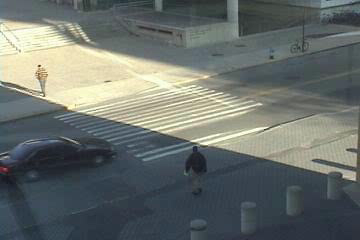
#> input picture frame 12 of build/darknet/x64/data/OTB_data/stationary/Crossing/otb_crossing.avi, 360 x 240 px, given in place of test.mp4, which was not available
$ python vidPlayer.py
#> lines starting #> are read from the running program, lines starting #| are printed output that depends on the picture; pictures that were not available may be replaced by others from this repository, and a replacement may not be noted
import numpy as np
import cv2 as cv
import sys
import pdb
import time
#pdb.set_trace()

path = "./data/test.mp4"
#path = "./data/aerial.mp4"

cap = cv.VideoCapture(path)
cap.set(3, 416)
cap.set(4, 416)
if(cap.isOpened()==False):
    print("Error opening")


#more objects detected and tracked
DetectionPoints = 150


# params for ShiTomasi corner detection
feature_params = dict( maxCorners = DetectionPoints,
                       qualityLevel = 0.1,
                       minDistance = 7,
                       blockSize = 7 )

# Parameters for lucas kanade optical flow
lk_params = dict( winSize  = (15 ,15),
                  maxLevel = 3,
                  criteria = (cv.TERM_CRITERIA_EPS | cv.TERM_CRITERIA_COUNT, 10, 0.03))


# Create some random colors
color = np.random.randint(0,255,(DetectionPoints,3))

loops = 1


ret, old_frame = cap.read()
#> old_frame is the input picture: shape (240, 360, 3); mean B, G, R 107.7, 111.5, 105.3

old_frame = cv.resize(old_frame, (416, 416), interpolation=cv.INTER_LINEAR)
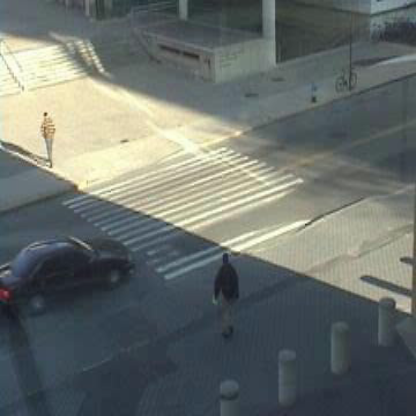
#> old_frame: shape (416, 416, 3); mean B, G, R 107.6, 111.4, 105.2

old_gray = cv.cvtColor(old_frame, cv.COLOR_BGR2GRAY)
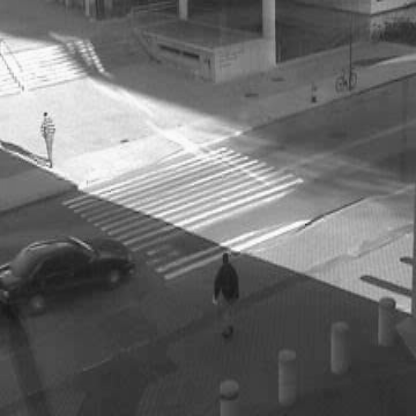
#> old_gray: shape (416, 416); min 24, max 253, mean 109.1
p0 = cv.goodFeaturesToTrack(old_gray, mask = None, **feature_params)
#> p0 = 63 rows, first 8: [46, 114], [49, 165], [409, 310], [52, 130], [47, 156], [80, 188], [398, 306], [225, 254]

# Create a mask image for drawing purposes
mask = np.zeros_like(old_frame)

frame = None

while(cap.isOpened()):
    sys.stdout.write("Frame %d     \r" % (loops) )
    sys.stdout.flush()

    #every 10 start with new mask
    if(loops%10==0):
        #Every 10 frames readjust
        # Take first frame and find corners in it
        ret, old_frame = ret, frame
        old_gray = cv.cvtColor(old_frame, cv.COLOR_BGR2GRAY)
        p0 = cv.goodFeaturesToTrack(old_gray, mask = None, **feature_params)

        # Create a mask image for drawing purposes
        mask = np.zeros_like(old_frame)


    ret, frame = cap.read()
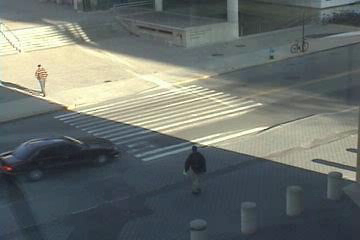
#> input picture frame 13 of build/darknet/x64/data/OTB_data/stationary/Crossing/otb_crossing.avi, 360 x 240 px, given in place of test.mp4, which was not available
#> frame is the input picture: shape (240, 360, 3); mean B, G, R 107.7, 111.4, 105.3

    frame = cv.resize(frame, (416, 416), interpolation=cv.INTER_LINEAR)
#> frame: shape (416, 416, 3)

    frame_gray = cv.cvtColor(frame, cv.COLOR_BGR2GRAY)

    # calculate optical flow
    p1, st, err = cv.calcOpticalFlowPyrLK(old_gray, frame_gray, p0, None, **lk_params)
#> p1 = 63 rows, first 8: [45.88, 113.9], [49.02, 165], [408.9, 310], [51.85, 129.9], [46.86, 155.8], [80.02, 188], [397.9, 305.9], [224.6, 253.9]; st = 63 values from 1 to 1; err = 63 values, max 6.8 at index 51, min 0.954 at index 34, mean 3.37

    NoneType=type(None)

    #make sure something is returned before we try and put it in the frame
    if(not isinstance(p1,NoneType)):
        # Select good points
        good_new = p1[st==1]
#> good_new = 63 pairs, first value 1.25 to 410, second value 44.05 to 310
        good_old = p0[st==1]
#> good_old = 63 pairs, first value 1 to 410, second value 44 to 310

        for i,(new,old) in enumerate(zip(good_new, good_old)):
            a,b = new.ravel()
            c,d = old.ravel()
            mask = cv.line(mask, (a,b),(c,d), color[i].tolist(), 2)
            frame = cv.circle(frame,(a,b),5,color[i].tolist(),-1)
#> this loop made 63 passes
#> (a, b, c, d) on passes 1 to 12: (45.88, 113.9, 46, 114), (49.02, 165, 49, 165), (408.9, 310, 409, 310), (51.85, 129.9, 52, 130), (46.86, 155.8, 47, 156), (80.02, 188, 80, 188), (397.9, 305.9, 398, 306), (224.6, 253.9, 225, 254), (401, 259, 401, 259), (42.81, 128.9, 43, 129), (220, 245, 220, 245), (410, 256.1, 410, 256)
#> pass 1, `frame = cv.circle(frame,(a,b),5,color[i].tolist(),-1)`:
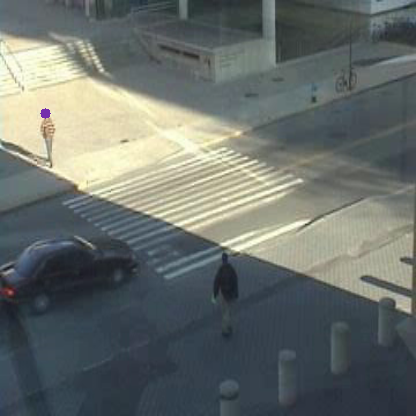
#> frame: shape (416, 416, 3); mean B, G, R 107.5, 111.2, 105.2
#> after the loop:
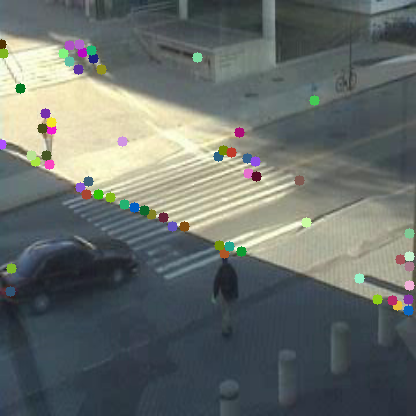
#> frame: shape (416, 416, 3); mean B, G, R 106.7, 110.2, 104
#> after the loop:
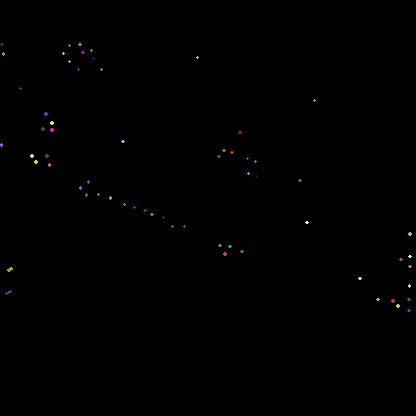
#> mask: shape (416, 416, 3); mean of channels 0, 1, 2 0.3, 0.4, 0.4; drawn as B, G, R
        img = cv.add(frame,mask)
        #print(i)

    if(ret==True):
        cv.imshow('Frame',img)

        if cv.waitKey(25) & 0xFF == ord('q'):
#> (key q is pressed here)
            break
    else:
        break
    old_gray = frame_gray.copy()
    p0 = good_new.reshape(-1,1,2)

    loops+=1


cap.release()
cv.destroyAllWindows()

$ run again, starting later in the video
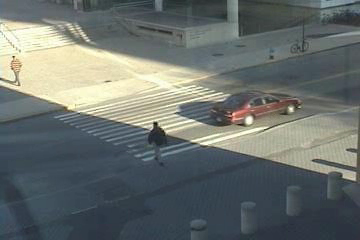
#> input picture frame 54 of build/darknet/x64/data/OTB_data/stationary/Crossing/otb_crossing.avi, 360 x 240 px, given in place of test.mp4, which was not available
#> old_frame is the input picture: shape (240, 360, 3); mean B, G, R 109.1, 112, 105.6
#> old_frame: shape (416, 416, 3)
#> p0 = 75 rows, first 8: [178, 212], [266, 200], [19, 146], [16, 99], [14, 137], [409, 311], [192, 224], [287, 214]
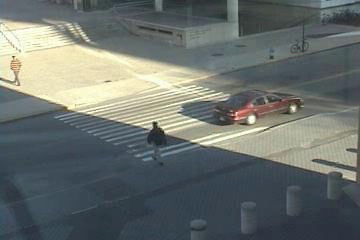
#> input picture frame 55 of build/darknet/x64/data/OTB_data/stationary/Crossing/otb_crossing.avi, 360 x 240 px, given in place of test.mp4, which was not available
#> frame is the input picture: shape (240, 360, 3); mean B, G, R 109, 112, 105.6
#> p1 = 75 rows, first 8: [177.4, 212.1], [269.2, 198.5], [18.79, 145.8], [15.8, 98.93], [13.62, 136.8], [409, 311], [191.4, 224.2], [290, 212.5]; st = 75 values from 1 to 1; err = 75 values, max 8.61 at index 52, min 0.692 at index 60, mean 4.1
#> good_new = 75 pairs, first value 0.775 to 410, second value 43 to 311
#> good_old = 75 pairs, first value 1 to 410, second value 43 to 311
#> the loop `for i,(new,old) in enumerate(zip(good_new, good_old)):` made 75 passes
#> (a, b, c, d) on passes 1 to 8: (177.4, 212.1, 178, 212), (269.2, 198.5, 266, 200), (18.79, 145.8, 19, 146), (15.8, 98.93, 16, 99), (13.62, 136.8, 14, 137), (409, 311, 409, 311), (191.4, 224.2, 192, 224), (290, 212.5, 287, 214)
#> after the loop `for i,(new,old) in enumerate(zip(good_new, good_old)):`:
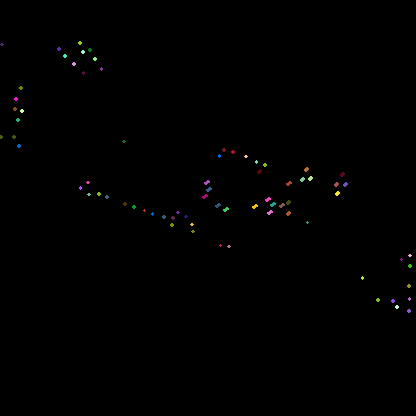
#> mask: shape (416, 416, 3); mean of channels 0, 1, 2 0.6, 0.6, 0.7; drawn as B, G, R
